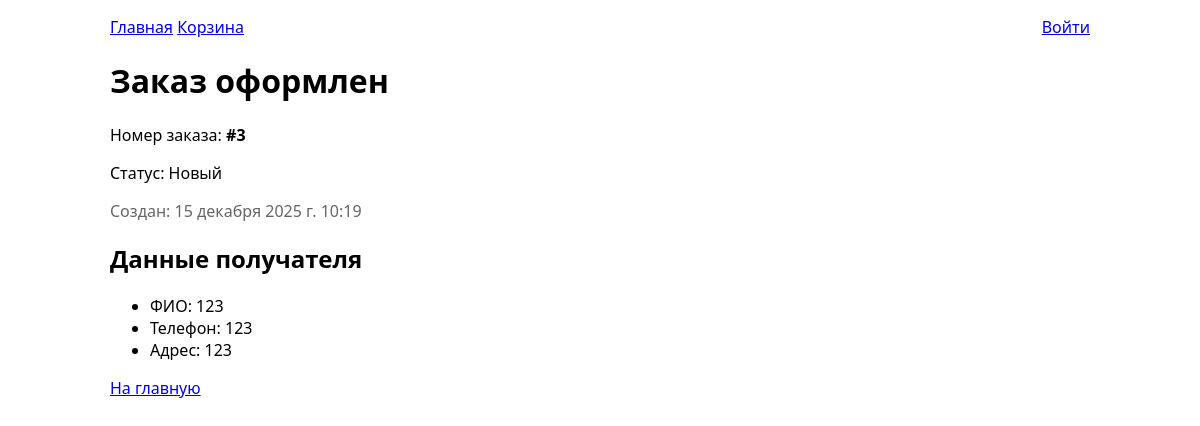
The app's page /order-confirmation/3/ with its own data.
### shop/models.py (models this page shows, shortened)
class Order(models.Model):
    STATUS_CHOICES = [
        ('NEW', 'Новый'),
        ('PAID', 'Оплачен'),
        ('SHIPPED', 'Отправлен'),
        ('CANCELLED', 'Отменен'),
    ]
    user = models.ForeignKey(User, on_delete=models.SET_NULL, null=True, blank=True, related_name='orders')
    full_name = models.CharField(max_length=150)
    phone = models.CharField(max_length=20)
    address = models.TextField()
    status = models.CharField(max_length=20, choices=STATUS_CHOICES, default='NEW')
    created_at = models.DateTimeField(auto_now_add=True)
    updated_at = models.DateTimeField(auto_now=True)
    class Meta:
        ordering = ['-created_at']

### shop/views.py (the view)
# urls.py: path('order-confirmation/<int:order_id>/', views.order_confirmation, name='order_confirmation'),
def order_confirmation(request, order_id):
    order = get_object_or_404(Order, id=order_id)
    context = {'order': order}
    return render(request, 'shop/order_confirmation.html', context)

### templates/shop/order_confirmation.html (shortened to what this page needs)
{% extends "shop/base.html" %}
{% block content %}
<h1>Заказ оформлен</h1>
<p>Номер заказа: <b>#{{ order.id }}</b></p>
<p>Статус: {{ order.get_status_display }}</p>
<p class="muted">Создан: {{ order.created_at }}</p>
<h2>Данные получателя</h2>
<ul>
  <li>ФИО: {{ order.full_name }}</li>
  <li>Телефон: {{ order.phone }}</li>
  <li>Адрес: {{ order.address }}</li>
</ul>
<p>
  <a href="{% url 'shop:home' %}">На главную</a>
</p>
{% endblock %}

### templates/shop/base.html (style rules this page uses)
body { font-family: system-ui, Arial; max-width: 980px; margin: 0 auto; padding: 16px; }
.muted { color: #666; }

### records on screen
Order: id "3", status "Новый", created_at "15 декабря 2025 г. 10:19", full_name "123", phone "123", address "123"
